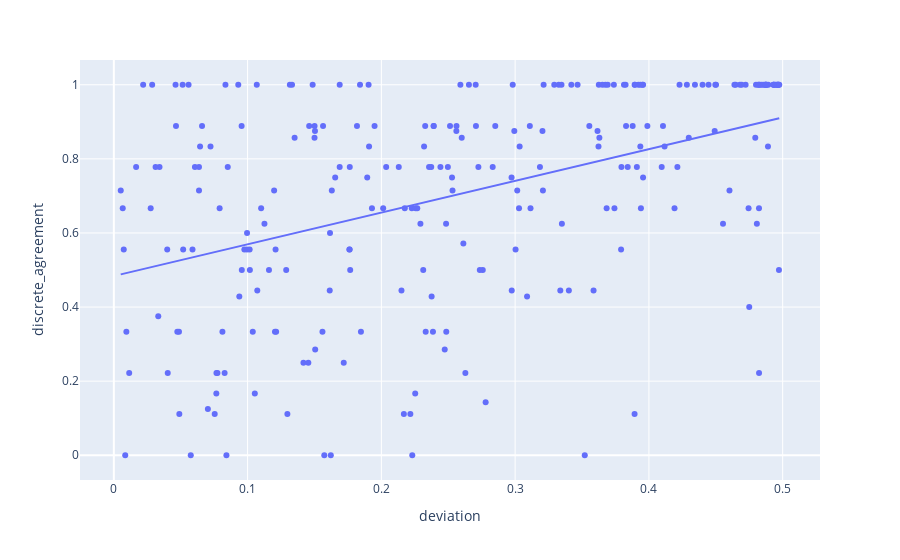

Here is the notebook cell this chart was saved with:
### Code cell
import plotly.express as px

fig = px.scatter(x=[b.original_example_prediction.confidence_deviation for b in snli_results['specialized_roberta'].buckets], 
                 y=[b.bucket_discrete_agreement for b in snli_results['specialized_roberta'].buckets], 
                 labels={'x': 'deviation', 'y': 'discrete_agreement'}, trendline="ols"
                )

# # Set the x and y-axis limits
# fig.update_xaxes(range=[-0.1, 1.1])  # Set the x-axis limits
# fig.update_yaxes(range=[-1, 1])  # Set the y-axis limits

# Show the plot
fig.show()

### Figure 1 — Plotly figure (JSON) as saved in the notebook; plotly's stock layout.template omitted (floating-point values rounded to 4 significant figures; data arrays with more than 128 entries replaced by an {"elided": "..."} marker saying what was removed)
{"data": [{"hovertemplate": "deviation=%{x}<br>discrete_agreement=%{y}<extra></extra>", "legendgroup": "", "marker": {"color": "#636efa", "symbol": "circle"}, "mode": "markers", "name": "", "orientation": "v", "showlegend": false, "type": "scatter", "x": {"elided": "250 float values"}, "xaxis": "x", "y": {"elided": "250 float values"}, "yaxis": "y"}, {"hovertemplate": "<b>OLS trendline</b><br>y = 0.856343 * x + 0.483802<br>R<sup>2</sup>=0.198214<br><br>deviation=%{x}<br>discrete_agreement=%{y} <b>(trend)</b><extra></extra>", "legendgroup": "", "marker": {"color": "#636efa", "symbol": "circle"}, "mode": "lines", "name": "", "showlegend": false, "type": "scatter", "x": {"elided": "250 float values"}, "xaxis": "x", "y": {"elided": "250 float values"}, "yaxis": "y"}], "layout": {"autosize": true, "legend": {"tracegroupgap": 0}, "margin": {"t": 60}, "xaxis": {"anchor": "y", "autorange": true, "domain": [0, 1], "range": [-0.02424, 0.5269], "title": {"text": "deviation"}, "type": "linear"}, "yaxis": {"anchor": "x", "autorange": true, "domain": [0, 1], "range": [-0.07743, 1.077], "title": {"text": "discrete_agreement"}, "type": "linear"}}}
